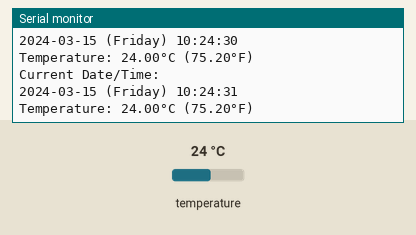
Bench run of a sketch on a simulated Arduino Uno, built with avr-gcc and run on an emulated ATmega328P. On the bench: the last lines printed to the serial monitor. Wiring (inferred from the names in the program): DS3231 clock at I2C address 0x68. The test bench sets the inputs (shaded band); at power-on: temperature 24 °C. The local clock reads 2024-03-15 10:24:30 at power-on unless the sketch sets it.

Above: at 1.2 s.
1.3 s: temperature set to 12 °C
At 2.6 s:
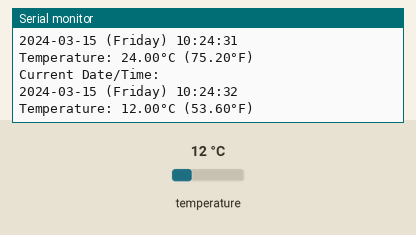
2.8 s: temperature set to 19 °C
At 3.9 s:
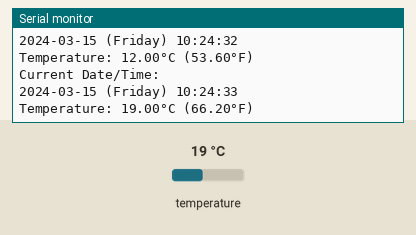
Timing chart, 0 to 5.8 s (numbered marks = the images above; inputs shaded):
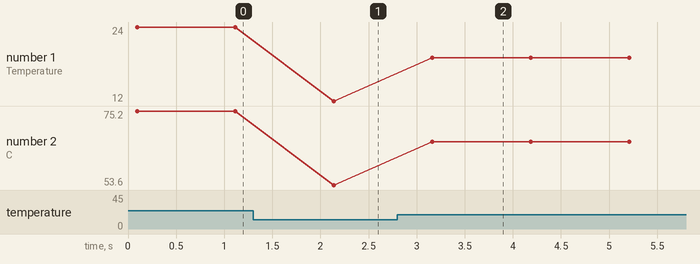

The sketch:

DS3231_Example.ino
```cpp
#include <DS3231_CS.h>
#include <Wire.h>

DS3231_CS rtc;

void setup() {
  Serial.begin(9600);
  while (!Serial); // Wait for serial monitor

  // Initialize RTC
  uint8_t result = rtc.begin(true); // true = check for default time
  if (result != DS3231_SUCCESS) {
    Serial.print("RTC init failed: ");
    Serial.println(rtc.errorText(result));
    if (result == DS3231_ERROR_CLOCK_HALTED) {
      // Set default time if clock was halted
      rtc.setDateTime(23, 1, 1, 12, 0, 0); // 2023-Jan-1 12:00:00
      Serial.println("Default time set");
    }
    return;
  }

  // Set Alarm 1 to trigger every minute at 00 seconds
  rtc.setAlarm1(ALARM_MATCH_SECONDS, 0, 0, 0, 0);
  Serial.println("Alarm1 set to trigger every minute");
}

void loop() {
  // Read and display date/time
  uint8_t year, month, day, hour, minute, second, weekDay;
  if (rtc.getDateTime(year, month, day, hour, minute, second, weekDay) == DS3231_SUCCESS) {
    Serial.println("\nCurrent Date/Time:");
    Serial.print("20");
    if (year < 10) Serial.print("0");
    Serial.print(year);
    Serial.print("-");
    if (month < 10) Serial.print("0");
    Serial.print(month);
    Serial.print("-");
    if (day < 10) Serial.print("0");
    Serial.print(day);
    Serial.print(" (");
    Serial.print(rtc.getDayName(weekDay));
    Serial.print(") ");
    if (hour < 10) Serial.print("0");
    Serial.print(hour);
    Serial.print(":");
    if (minute < 10) Serial.print("0");
    Serial.print(minute);
    Serial.print(":");
    if (second < 10) Serial.print("0");
    Serial.println(second);
  }

  // Read and display temperature in both units
  float tempC, tempF;
  rtc.getTemperatureBoth(tempC, tempF);
  Serial.print("Temperature: ");
  Serial.print(tempC);
  Serial.print("°C (");
  Serial.print(tempF);
  Serial.println("°F)");

  // Check for alarms
  if (rtc.checkAlarm1()) {
    Serial.println("ALARM1 TRIGGERED!");
    rtc.clearAlarmFlags();
  }

  if (rtc.checkAlarm2()) {
    Serial.println("ALARM2 TRIGGERED!");
    rtc.clearAlarmFlags();
  }

  delay(1000); // Update every second
}
```

Measured:
- after the input at 1.3 s, the serial monitor: prints a new line after 0.84 s (image 1)
- after the input at 2.8 s, the serial monitor: prints a new line after 0.36 s (image 2)
- plotted number 1: 24 → 12 after the input at 1.3 s, 12 → 19 after the input at 2.8 s
- plotted number 2: 75.2 → 53.6 after the input at 1.3 s, 53.6 → 66.2 after the input at 2.8 s
